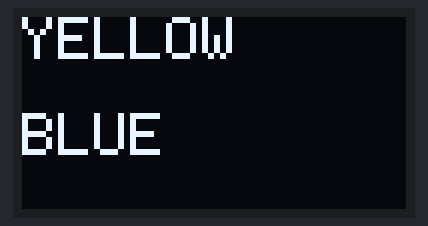
The sketch below on a simulated Arduino Uno, built with avr-gcc and run on an emulated ATmega328P. On the bench: 128×64 one-colour display.

Above: at 0.1 s.

The sketch:

pro_micro_display.ino
```cpp
#include <Wire.h>
#include <Adafruit_GFX.h>
#include <Adafruit_SSD1306.h>

#define SCREEN_WIDTH 128
#define SCREEN_HEIGHT 64
#define OLED_RESET    -1

Adafruit_SSD1306 display(SCREEN_WIDTH, SCREEN_HEIGHT, &Wire, OLED_RESET);

void setup() {
  Wire.begin();

  if (!display.begin(SSD1306_SWITCHCAPVCC, 0x3C)) {
    while (1); // OLED not found
  }

  display.clearDisplay();
  display.setTextSize(2);
  display.setTextColor(SSD1306_WHITE);

  // 🌟 Yellow Zone (Top)
  display.setCursor(0, 0);     // Y = 0 to 15 → Yellow
  display.println("YELLOW");

  // 🔵 Blue Zone (Bottom)
  display.setCursor(0, 32);    // Y = 16+ → Blue
  display.println("BLUE");

  display.display();
}

void loop() {
  // Nothing here
}
```
